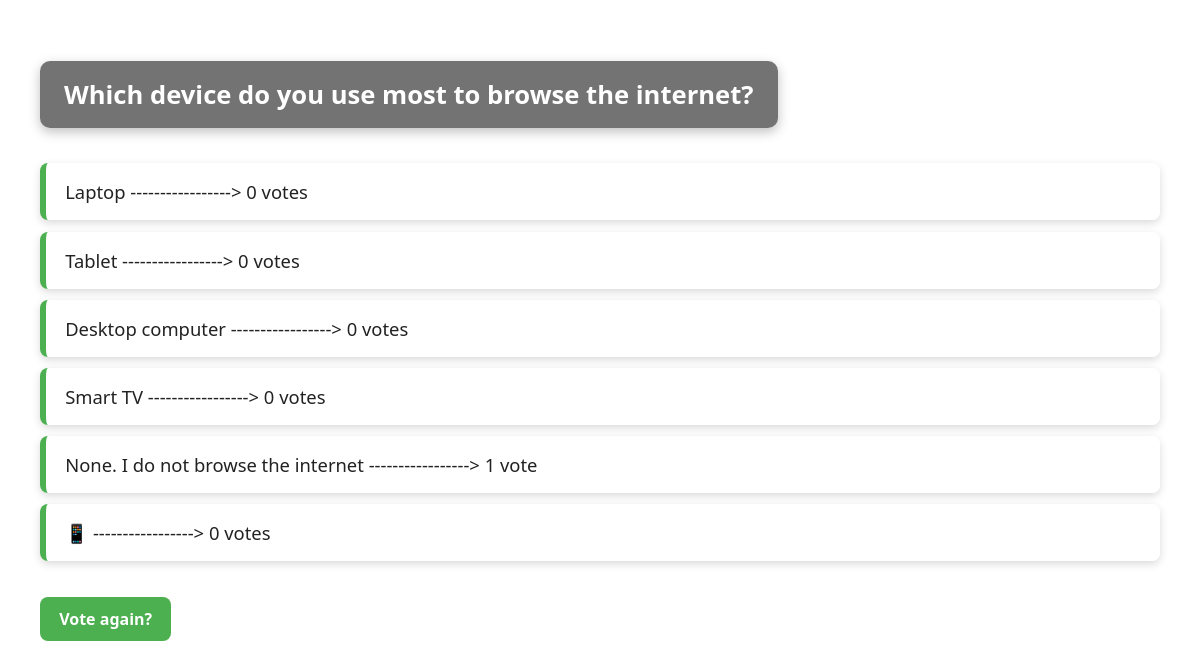
Page /polls/6/results/ on the committed database.
### polls/models.py (models this page shows, shortened)
class Question(models.Model):
    question_text = models.CharField(max_length=200)
    pub_date = models.DateTimeField("date published")

class Choice(models.Model):
    question = models.ForeignKey(Question, on_delete=models.CASCADE)
    choice_text = models.CharField(max_length=200)
    votes = models.IntegerField(default=0)

### polls/views.py (the view)
# urls.py: path("<int:pk>/results/", views.ResultsView.as_view(), name="results"),
class ResultsView(generic.DetailView):
    model = Question
    template_name = "polls/results.html"

### polls/templates/polls/results.html (shortened to what this page needs)
{% load static %}
<!doctype html>
<html lang="en-US">
    <head>
        <link rel="stylesheet" href="{% static 'polls/style_results.css' %}" />
    </head>
    <body>
        <h2>{{ question.question_text }}</h2>
        <ul>
            {% for choice in question.choice_set.all %}
            <li>
                {{ choice.choice_text }} -----------------> {{ choice.votes }}
                vote{{ choice.votes|pluralize }}
            </li>
            {% endfor %}
        </ul>
        <a href="{% url 'polls:detail' question.id %}">Vote again?</a>
    </body>
</html>

### polls/static/polls/style_results.css (style rules this page uses)
body { background: white url("images/background_2.png") no-repeat center top; background-size: cover; font-family: "Segoe UI", sans-serif; padding: 2rem; color: #222; }
h2 { background: rgba(0, 0, 0, 0.55); color: #fff; padding: 1rem 1.5rem; border-radius: 10px; display: inline-block; font-size: 1.6rem; margin-bottom: 1.5rem; box-shadow: 0 4px 12px rgba(0, 0, 0, 0.25); }
ul { list-style: none; padding: 0; margin: 0; }
li { background: rgba(255, 255, 255, 0.85); padding: 1rem 1.2rem; margin: 0.7rem 0; border-left: 6px solid #4caf50; border-radius: 8px; font-size: 1.15rem; font-weight: 500; display: flex; justify-content: space-between; align-items: center; box-shadow: 0 3px 8px rgba(0, 0, 0, 0.15); transition: transform 0.2s ease, box-shadow 0.2s ease; }
a { display: inline-block; margin-top: 1.5rem; background: #4caf50; color: white; padding: 0.7rem 1.2rem; border-radius: 8px; text-decoration: none; font-weight: 600; transition: background 0.2s ease, transform 0.2s ease; }

### rows in the picture
Question: question_text "Which device do you use most to browse the internet?"
Choice: choice_text "Laptop", votes "0"
Choice: choice_text "Tablet", votes "0"
Choice: choice_text "Desktop computer", votes "0"
Choice: choice_text "Smart TV", votes "0"
Choice: choice_text "None. I do not browse the internet", votes "1"
Choice: choice_text "📱", votes "0"
